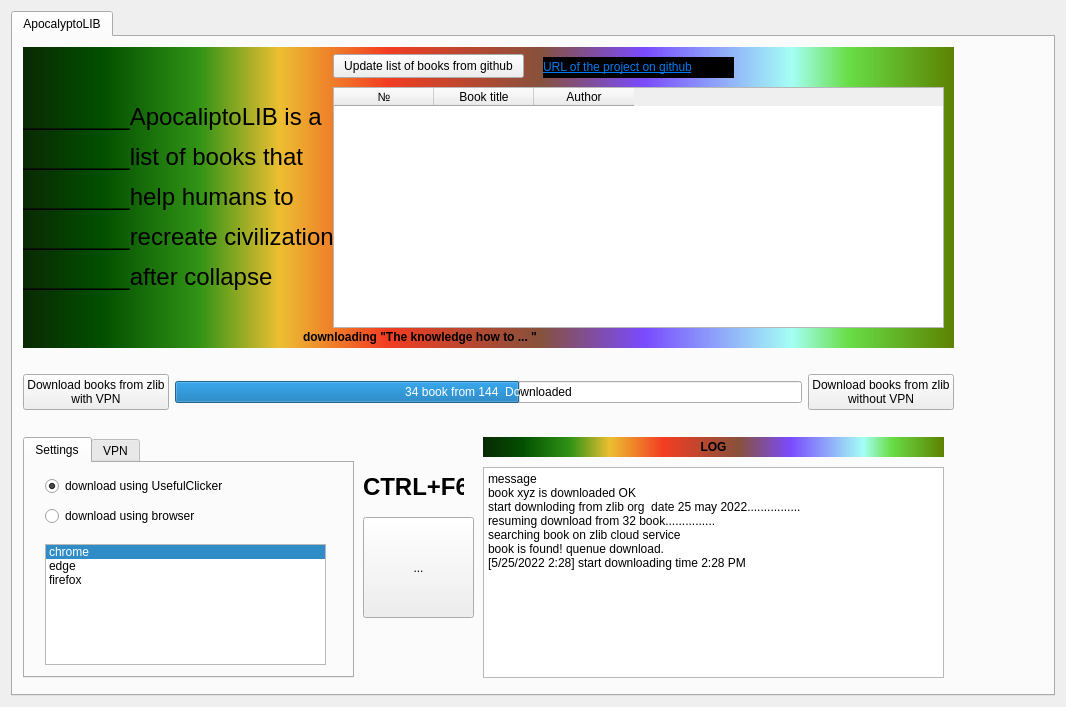
<?xml version="1.0" encoding="UTF-8"?>
<ui version="4.0">
 <class>ApocaliptoLIB</class>
 <widget class="QDialog" name="ApocaliptoLIB">
  <property name="geometry">
   <rect>
    <x>0</x>
    <y>0</y>
    <width>1066</width>
    <height>707</height>
   </rect>
  </property>
  <property name="windowTitle">
   <string>Dialog</string>
  </property>
  <layout class="QGridLayout" name="gridLayout">
   <item row="0" column="0">
    <widget class="QTabWidget" name="tabWidget">
     <property name="currentIndex">
      <number>0</number>
     </property>
     <widget class="QWidget" name="tab_4">
      <attribute name="title">
       <string>ApocalyptoLIB</string>
      </attribute>
      <widget class="QPushButton" name="pushButton">
       <property name="geometry">
        <rect>
         <x>270</x>
         <y>30</y>
         <width>121</width>
         <height>41</height>
        </rect>
       </property>
       <property name="text">
        <string>D</string>
       </property>
      </widget>
      <widget class="QLabel" name="label">
       <property name="geometry">
        <rect>
         <x>10</x>
         <y>10</y>
         <width>931</width>
         <height>301</height>
        </rect>
       </property>
       <property name="styleSheet">
        <string notr="true">font: 900 9pt &quot;Segoe UI&quot;;
background-color: qlineargradient(spread:pad, x1:0, y1:0, x2:1, y2:0, stop:0 rgba(9, 41, 4, 255), stop:0.085 rgba(2, 79, 0, 255), stop:0.19 rgba(50, 147, 22, 255), stop:0.275 rgba(236, 191, 49, 255), stop:0.39 rgba(243, 61, 34, 255), stop:0.555 rgba(135, 81, 60, 255), stop:0.667 rgba(121, 75, 255, 255), stop:0.825 rgba(164, 255, 244, 255), stop:0.885 rgba(104, 222, 71, 255), stop:1 rgba(93, 128, 0, 255));
</string>
       </property>
       <property name="text">
        <string>&lt;html&gt;&lt;head/&gt;&lt;body&gt;&lt;p&gt;&lt;span style=&quot; font-size:18pt; color:#000000;&quot;&gt;________ApocaliptoLIB is a&lt;/span&gt;&lt;/p&gt;&lt;p&gt;&lt;span style=&quot; font-size:18pt; color:#000000;&quot;&gt;________list of books that &lt;/span&gt;&lt;/p&gt;&lt;p&gt;&lt;span style=&quot; font-size:18pt; color:#000000;&quot;&gt;________help humans to &lt;/span&gt;&lt;/p&gt;&lt;p&gt;&lt;span style=&quot; font-size:18pt; color:#000000;&quot;&gt;________recreate civilization &lt;/span&gt;&lt;/p&gt;&lt;p&gt;&lt;span style=&quot; font-size:18pt; color:#000000;&quot;&gt;________after collapse &lt;/span&gt;&lt;/p&gt;&lt;/body&gt;&lt;/html&gt;</string>
       </property>
      </widget>
      <widget class="QLabel" name="label_2">
       <property name="geometry">
        <rect>
         <x>530</x>
         <y>20</y>
         <width>191</width>
         <height>21</height>
        </rect>
       </property>
       <property name="styleSheet">
        <string notr="true">background-color: qlineargradient(spread:pad, x1:0, y1:0, x2:1, y2:0, stop:0 rgba(0, 0, 0, 255), stop:1 rgba(255, 255, 255, 255));
background-color: rgb(0, 0, 0);</string>
       </property>
       <property name="text">
        <string>&lt;html&gt;&lt;head/&gt;&lt;body&gt;&lt;p&gt;&lt;a href=&quot;https://github.com/Kvazikot/site-apocaliptoLib&quot;&gt;&lt;span style=&quot; text-decoration: underline; color:#007af4;&quot;&gt;URL of the project on github&lt;/span&gt;&lt;/a&gt;&lt;/p&gt;&lt;/body&gt;&lt;/html&gt;</string>
       </property>
      </widget>
      <widget class="QLabel" name="label_3">
       <property name="geometry">
        <rect>
         <x>290</x>
         <y>290</y>
         <width>621</width>
         <height>20</height>
        </rect>
       </property>
       <property name="text">
        <string>&lt;html&gt;&lt;head/&gt;&lt;body&gt;&lt;p&gt;&lt;span style=&quot; font-weight:700;&quot;&gt;downloading &amp;quot;The knowledge how to ... &amp;quot;&lt;/span&gt;&lt;/p&gt;&lt;/body&gt;&lt;/html&gt;</string>
       </property>
      </widget>
      <widget class="QTableWidget" name="bookList">
       <property name="geometry">
        <rect>
         <x>320</x>
         <y>50</y>
         <width>611</width>
         <height>241</height>
        </rect>
       </property>
       <column>
        <property name="text">
         <string>№</string>
        </property>
       </column>
       <column>
        <property name="text">
         <string>Book title</string>
        </property>
       </column>
       <column>
        <property name="text">
         <string>Author</string>
        </property>
       </column>
      </widget>
      <widget class="QWidget" name="layoutWidget">
       <property name="geometry">
        <rect>
         <x>10</x>
         <y>330</y>
         <width>931</width>
         <height>51</height>
        </rect>
       </property>
       <layout class="QHBoxLayout" name="horizontalLayout_2">
        <item>
         <widget class="QPushButton" name="downloadZlibWithSurfshark">
          <property name="text">
           <string>Download books from zlib 
 with VPN </string>
          </property>
         </widget>
        </item>
        <item>
         <widget class="QProgressBar" name="progressBar">
          <property name="styleSheet">
           <string notr="true"/>
          </property>
          <property name="value">
           <number>55</number>
          </property>
          <property name="format">
           <string>34 book from 144  Downloaded</string>
          </property>
         </widget>
        </item>
        <item>
         <widget class="QPushButton" name="downloadWithoutVPN">
          <property name="text">
           <string>Download books from zlib 
 without VPN </string>
          </property>
         </widget>
        </item>
       </layout>
      </widget>
      <widget class="QTabWidget" name="tabWidget_2">
       <property name="geometry">
        <rect>
         <x>10</x>
         <y>400</y>
         <width>331</width>
         <height>241</height>
        </rect>
       </property>
       <property name="currentIndex">
        <number>0</number>
       </property>
       <widget class="QWidget" name="tab_2">
        <attribute name="title">
         <string>Settings</string>
        </attribute>
        <widget class="QListWidget" name="listWidget_2">
         <property name="enabled">
          <bool>true</bool>
         </property>
         <property name="geometry">
          <rect>
           <x>20</x>
           <y>81</y>
           <width>281</width>
           <height>121</height>
          </rect>
         </property>
         <property name="currentRow">
          <number>0</number>
         </property>
         <item>
          <property name="text">
           <string>chrome</string>
          </property>
         </item>
         <item>
          <property name="text">
           <string>edge</string>
          </property>
         </item>
         <item>
          <property name="text">
           <string>firefox</string>
          </property>
         </item>
        </widget>
        <widget class="QRadioButton" name="radioButton">
         <property name="geometry">
          <rect>
           <x>20</x>
           <y>10</y>
           <width>241</width>
           <height>26</height>
          </rect>
         </property>
         <property name="text">
          <string>download using UsefulClicker</string>
         </property>
         <property name="checked">
          <bool>true</bool>
         </property>
        </widget>
        <widget class="QRadioButton" name="radioButton_2">
         <property name="geometry">
          <rect>
           <x>20</x>
           <y>40</y>
           <width>211</width>
           <height>26</height>
          </rect>
         </property>
         <property name="text">
          <string>download using browser</string>
         </property>
        </widget>
       </widget>
       <widget class="QWidget" name="tab">
        <attribute name="title">
         <string>VPN</string>
        </attribute>
        <widget class="QListWidget" name="listWidget">
         <property name="geometry">
          <rect>
           <x>10</x>
           <y>10</y>
           <width>291</width>
           <height>192</height>
          </rect>
         </property>
         <property name="currentRow">
          <number>0</number>
         </property>
         <item>
          <property name="text">
           <string>no VPN</string>
          </property>
         </item>
         <item>
          <property name="text">
           <string>surfshark VPN</string>
          </property>
         </item>
         <item>
          <property name="text">
           <string>openVPN</string>
          </property>
         </item>
         <item>
          <property name="text">
           <string>SoftEther</string>
          </property>
         </item>
         <item>
          <property name="text">
           <string>Zen chrome extension</string>
          </property>
         </item>
        </widget>
       </widget>
      </widget>
      <widget class="QLabel" name="label_4">
       <property name="geometry">
        <rect>
         <x>470</x>
         <y>400</y>
         <width>461</width>
         <height>20</height>
        </rect>
       </property>
       <property name="styleSheet">
        <string notr="true">background-color: qlineargradient(spread:pad, x1:0, y1:0, x2:1, y2:0, stop:0 rgba(9, 41, 4, 255), stop:0.085 rgba(2, 79, 0, 255), stop:0.19 rgba(50, 147, 22, 255), stop:0.275 rgba(236, 191, 49, 255), stop:0.39 rgba(243, 61, 34, 255), stop:0.555 rgba(135, 81, 60, 255), stop:0.667 rgba(121, 75, 255, 255), stop:0.825 rgba(164, 255, 244, 255), stop:0.885 rgba(104, 222, 71, 255), stop:1 rgba(93, 128, 0, 255));</string>
       </property>
       <property name="text">
        <string>&lt;html&gt;&lt;head/&gt;&lt;body&gt;&lt;p&gt;&lt;span style=&quot; font-weight:700;&quot;&gt;LOG&lt;/span&gt;&lt;/p&gt;&lt;/body&gt;&lt;/html&gt;</string>
       </property>
       <property name="alignment">
        <set>Qt::AlignCenter</set>
       </property>
      </widget>
      <widget class="QPlainTextEdit" name="logWindow">
       <property name="geometry">
        <rect>
         <x>470</x>
         <y>430</y>
         <width>461</width>
         <height>211</height>
        </rect>
       </property>
       <property name="plainText">
        <string>message
book xyz is downloaded OK
start downloding from zlib org  date 25 may 2022................
resuming download from 32 book...............
searching book on zlib cloud service
book is found! quenue download.
[5/25/2022 2:28] start downloading time 2:28 PM</string>
       </property>
      </widget>
      <widget class="QToolButton" name="stopButton">
       <property name="geometry">
        <rect>
         <x>350</x>
         <y>480</y>
         <width>111</width>
         <height>101</height>
        </rect>
       </property>
       <property name="text">
        <string>...</string>
       </property>
       <property name="icon">
        <iconset resource="../res.qrc">
         <normaloff>:/images/stop-button.png</normaloff>:/images/stop-button.png</iconset>
       </property>
       <property name="iconSize">
        <size>
         <width>256</width>
         <height>256</height>
        </size>
       </property>
       <property name="shortcut">
        <string>Ctrl+F6</string>
       </property>
      </widget>
      <widget class="QLabel" name="label_5">
       <property name="geometry">
        <rect>
         <x>350</x>
         <y>430</y>
         <width>101</width>
         <height>41</height>
        </rect>
       </property>
       <property name="text">
        <string>&lt;html&gt;&lt;head/&gt;&lt;body&gt;&lt;p&gt;&lt;span style=&quot; font-size:18pt; font-weight:700;&quot;&gt;CTRL+F6&lt;/span&gt;&lt;/p&gt;&lt;/body&gt;&lt;/html&gt;</string>
       </property>
      </widget>
      <widget class="QPushButton" name="pushButton_2">
       <property name="geometry">
        <rect>
         <x>320</x>
         <y>17</y>
         <width>191</width>
         <height>24</height>
        </rect>
       </property>
       <property name="text">
        <string>Update list of books from github</string>
       </property>
      </widget>
     </widget>
    </widget>
   </item>
  </layout>
 </widget>
 <resources>
  <include location="../res.qrc"/>
 </resources>
 <connections/>
</ui>
